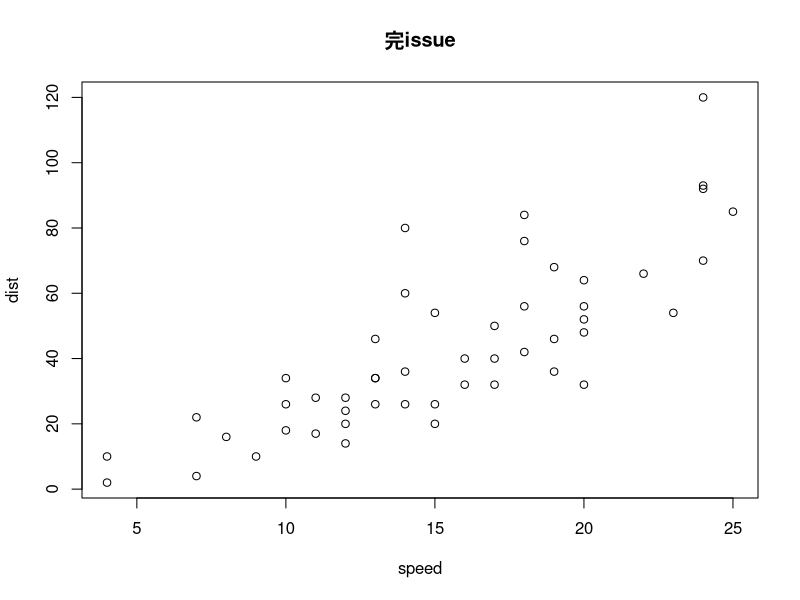
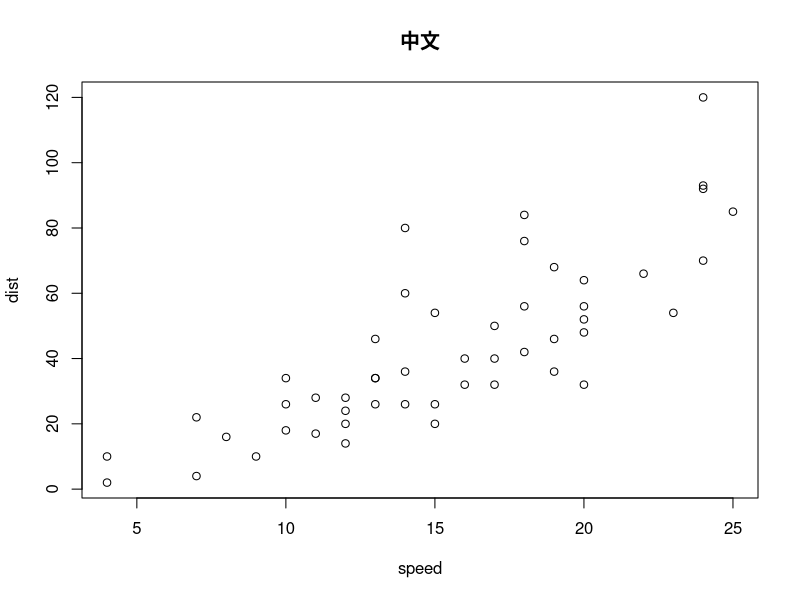

The R source for these figures, in order:
## ---- chunk 1
print("完issue")
x<-matrix(1,5,5)
print(x)
plot(cars,main='完issue')
plot(cars,main='中文')
